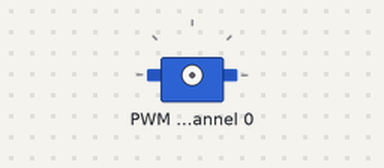
This program was run on a simulated Raspberry Pi (BCM pin numbers). On the bench: servo. Servo angles are drawn from the pulse width (0.5 ms = 0°, 2.5 ms = 180°); the clock reads 2024-03-15 10:24:30 at power-on unless the program sets it. At 16.0 s the program stops and its outputs stay as they are.

Above: at 0.1 s.
At 11.1 s:
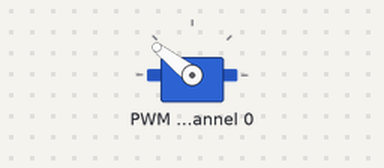
At 16.1 s:
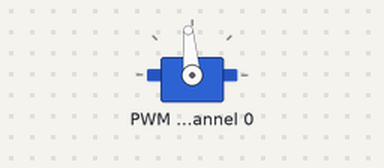
Timing chart, 0 to 17.5 s (numbered marks = the images above):
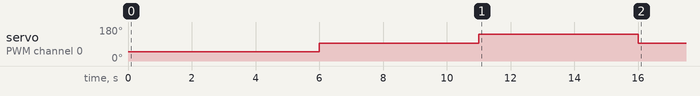

Measured:
- by itself, servo on PWM channel 0: 49° → 95° at 6.0 s, → 142° 5.0 s later, → 95° 5.0 s later

The program:

01_test_50Hz.py
```python
# Servo motor control using NXP Semiconductors PCA9685 PWM driver chip
# The PCA9685 is designed for PWM dimming of LEDs, which explains why registers
# are named e.g. "LED0_ON_L", but these are just channel numbers and the PWM
# signal works fine for servo control

import smbus, time, logging, math

bus = smbus.SMBus(1)
addr = 0x40

## Running this program will move the servo to 0, 45, and 90 degrees with 5 second pauses in between with a 50 Hz PWM signal.

bus.write_byte_data(addr, 0, 0x20) # enables word writes
time.sleep(.25)
bus.write_byte_data(addr, 0, 0x10) # enable Prescale change as noted in the datasheet
time.sleep(.25) # delay for reset
#bus.write_byte_data(addr, 0xfe, 0x78) #changes the Prescale register value for 50 Hz, using the equation in the datasheet.
#bus.write_byte_data(addr, 0xfe, 0x79) #changes the Prescale register value for 50 Hz, using the equation in the datasheet.
#bus.write_byte_data(addr, 0xfe, 0x7A) #changes the Prescale register value for 50 Hz, using the equation in the datasheet.
#bus.write_byte_data(addr, 0xfe, 0x7B) #changes the Prescale register value for 50 Hz, using the equation in the datasheet.
bus.write_byte_data(addr, 0xfe, 0x7C) #changes the Prescale register value for 50 Hz, using the equation in the datasheet.
bus.write_byte_data(addr, 0, 0x20) # enables word writes

time.sleep(.25)
bus.write_word_data(addr, 0x06, 0) # chl 0 start time = 0us

time.sleep(.25)
bus.write_word_data(addr, 0x08, 209) # chl 0 end time = 1.0ms (0 degrees)
time.sleep(5)
bus.write_word_data(addr, 0x08, 312) # chl 0 end time = 1.5ms (45 degrees)
time.sleep(5)
bus.write_word_data(addr, 0x08, 416) # chl 0 end time = 2.0ms (90 degrees)
time.sleep(5)
bus.write_word_data(addr, 0x08, 312) # chl 0 end time = 1.5ms (45 degrees)
```
